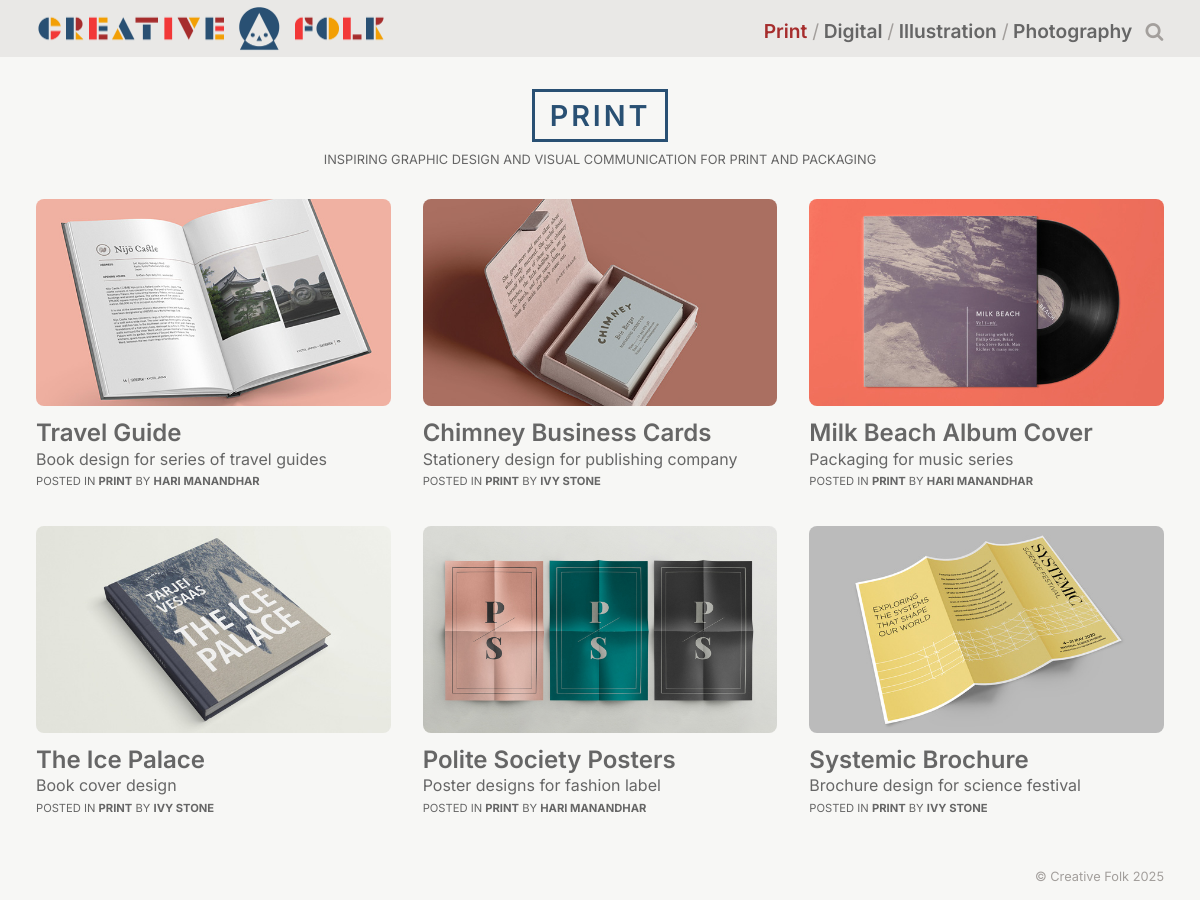
The page /LoginDemo/member/category.php?id=1 (signed in) on the database its author committed.
### tables this page shows
CREATE TABLE `category` (
  `id` int(11) NOT NULL AUTO_INCREMENT,
  `name` varchar(24) NOT NULL,
  `description` varchar(254) NOT NULL,
  `navigation` tinyint(1) NOT NULL,
  PRIMARY KEY (`id`)
);

CREATE TABLE `article` (
  `id` int(11) NOT NULL,
  `title` varchar(80) NOT NULL,
  `summary` varchar(254) NOT NULL,
  `content` text NOT NULL,
  `created` timestamp NOT NULL DEFAULT current_timestamp(),
  `category_id` int(11) NOT NULL,
  `member_id` int(11) NOT NULL,
  `image_id` int(11) DEFAULT NULL,
  `published` tinyint(4) NOT NULL DEFAULT 0
);

CREATE TABLE `image` (
  `id` int(11) NOT NULL DEFAULT 0,
  `file` varchar(254) NOT NULL,
  `alt` varchar(1000) NOT NULL
);

### LoginDemo/member/category.php (the view, shortened to what this page needs)
<?php
include("../login/connection.php");
$id = filter_input(INPUT_GET, 'id', FILTER_VALIDATE_INT);
$sql = "SELECT id, name, description FROM category WHERE id=$id;";
$result = mysqli_query($con, $sql);
$category = mysqli_fetch_assoc($result);
$sql1 = "SELECT a.id, a.title, a.summary, a.category_id, a.member_id,
               c.name AS category,
               CONCAT(m.forename, ' ', m.surname) AS author,
               i.file AS image_file,
               i.alt  AS image_alt
          FROM article    AS a
          JOIN category   AS c   ON a.category_id  = c.id
          JOIN member     AS m   ON a.member_id    = m.id
          LEFT JOIN image AS i   ON a.image_id     = i.id
         WHERE a.category_id = $id AND a.published = 1
         ORDER BY a.id DESC;";
$result1 = mysqli_query($con, $sql1);
$sql2 = "SELECT id, name FROM category WHERE navigation = 1;";
$result2 = mysqli_query($con, $sql2);
$navigation = mysqli_fetch_all($result2, MYSQLI_ASSOC);
$section     = $category['id'];
?>
<?php include '../includes/header.php'; ?>
<main class="container" id="content">
  <section class="header">
    <h1><?= ($category['name']) ?></h1>
    <p><?= ($category['description']) ?></p>
  </section>
  <section class="grid">
  <?php while($article = mysqli_fetch_assoc($result1)) { ?>
    <article class="summary">
      <a href="article.php?id=<?= $article['id'] ?>">
        <img src="../uploads/<?= ($article['image_file'] ?? 'blank.png') ?>"
             alt="<?= ($article['image_alt']) ?>">
        <h2><?= ($article['title']) ?></h2>
        <p><?= ($article['summary']) ?></p>
      </a>
      <p class="credit">
        Posted in <a href="category.php?id=<?= $article['category_id'] ?>">
        <?= ($article['category']) ?></a>
        by <a href="member.php?id=<?= $article['member_id'] ?>">
        <?= ($article['author']) ?></a>
      </p>
    </article>
  <?php } ?>
  </section>
</main>
<?php include '../includes/footer.php'; ?>

### LoginDemo/includes/header.php (shortened to what this page needs)
<!DOCTYPE html>
<html lang="en-US">
  <head>
    <link rel="stylesheet" type="text/css" href="../css/styles.css">
  </head>
  <body>
    <header>
      <div class="container">
        <div class="logo">
          <a href="index.php"><img src="../img/logo.png" alt="Creative Folk"></a>
        </div>
        <nav>
          <ul id="menu">
            <?php foreach ($navigation as $link) { ?>
            <li><a href="category.php?id=<?= $link['id'] ?>"
              <?= ($section == $link['id'] ) ? 'class="on" aria-current="page"' : '' ?>>
              <?= ($link['name']) ?>
            </a></li>
            <?php } ?>
            <li><a href="search.php">
              <span class="icon-search"></span><span class="search-text">Search</span>
            </a></li>
          </ul>
        </nav>
      </div>
    </header>

### LoginDemo/includes/footer.php (shortened to what this page needs)
    <footer>
      <div class="container">
        &copy; Creative Folk <?= date('Y'); ?>
      </div>
    </footer>
  </body>
</html>

### LoginDemo/css/styles.css (style rules this page uses)
* { box-sizing: border-box; }
body { margin: 0; color: #666; background-color: #f7f7f5; }
a { color: #666; }
a:hover, a.on, p.credit a:hover { color: #a62d2d; }
body { font-family: 'Inter', 'Arial', sans-serif; font-size: 100%; }
a { text-decoration: none; }
h1 { font-size: 1.8em; }
h1, h2 { font-weight: 600; margin: 0 0 0.14em 0; }
p { margin: 0 0 1em 0; }
.date, p.credit, p.member { font-size: 0.7rem; }
p.credit { text-transform: uppercase; }
p.credit a { font-weight: bold; color: inherit; }
article.summary p { line-height: 1em; }
nav li { font-weight: 600; line-height: 0.8em; }
header { background: #e9e8e6; min-height: 50px; margin-bottom: 2em; }
header > div.container { align-items: center; }
header div.logo { line-height: 0.5em; margin-bottom: 0; }
header div.logo img { max-width: 360px; max-height: 50px; margin: 5px 0px; }
header nav ul { padding: .5rem 0 0.1rem 0; margin: 0; clear: left; }
header nav li { list-style-type: none; display: inline-block; padding-right: .5em; }
.js header nav ul { display: none; }
.js header nav li { margin-bottom: 1em; display: block; }
nav .icon-search { display: none; }
@media (min-width: 760px) { header > div.container { display: flex; } }
@media (min-width: 760px) { header .logo { flex: 1; } }
@media (min-width: 760px) { header nav { flex: 2; } }
@media (min-width: 760px) { header div.logo img { max-width: 93%; max-height: 75px; } }
@media (min-width: 760px) { header nav li { padding-right: 0; font-size: 1.2em; } }
@media (min-width: 760px) { .js header nav ul { display: block; text-align: right; } }
@media (min-width: 760px) { .js header nav li { display: inline-block; margin: 0; } }
@media (min-width: 760px) { header nav li::after { content: " / "; font-weight: normal; color: #a39f9c; } }
@media (min-width: 760px) { header nav li:last-child::after, header nav li:nth-last-child(2)::after { content: ""; } }
@media (min-width: 760px) { nav .icon-search { display: inline-block; padding-left: .5rem; color: #a39f9c; } }
footer { clear: both; font-size: 0.8rem; text-align: right; color: #a39f9c; padding: 1rem 0; }
.container { margin: 0 auto 0 auto; max-width: 94%; }
.grid { display: grid; grid-gap: 2em; }
.grid { display: grid; margin: 0 auto 2em auto; grid-template-columns: repeat(auto-fill, minmax(300px, 1fr)); }
main img { width: 100%; height: auto; border-radius: 8px; }
article.summary img { margin-bottom: 0.5em; }
article.summary p { margin: 0 0 0.6em 0; }
.header { text-align: center; margin-bottom: 2em; text-transform: uppercase; }
.header h1 { color: #295073; border: 3px solid #295073; letter-spacing: 0.1em; display: inline-block; padding: .2em .5em; }
.header p { font-size: 80%; padding-top: .5em; position: relative; }
[class^="icon-"]:before, [class*=" icon-"]:before { font-family: "icons"; font-style: normal; font-weight: normal; speak: never; display: inline-block; text-decoration: none; width: 1em; text-align: center; font-variant: normal; text-transform: none; line-height: 1em; -webkit-font-smoothing: antialiased; -moz-osx-font-smoothing: grayscale; }
.icon-search:before { content: '\e803'; }

### rows shown on the page
category: name "Print", name "PRINT", description "INSPIRING GRAPHIC DESIGN AND VISUAL COMMUNICATION FOR PRINT AND PACKAGING"
category: name "Digital"
category: name "Illustration"
category: name "Photography"
article: image.file (picture), title "Travel Guide", summary "Book design for series of travel guides", category.name "PRINT", author "HARI MANANDHAR"
article: image.file (picture), title "Chimney Business Cards", summary "Stationery design for publishing company", category.name "PRINT", author "IVY STONE"
article: image.file (picture), title "Milk Beach Album Cover", summary "Packaging for music series", category.name "PRINT", author "HARI MANANDHAR"
article: image.file (picture), title "The Ice Palace", summary "Book cover design", category.name "PRINT", author "IVY STONE"
article: image.file (picture), title "Polite Society Posters", summary "Poster designs for fashion label", category.name "PRINT", author "HARI MANANDHAR"
article: image.file (picture), title "Systemic Brochure", summary "Brochure design for science festival", category.name "PRINT", author "IVY STONE"
